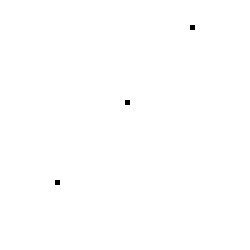
#> input picture 3.png, 50 x 50 px (shown 5 times larger)
$ jupyter execute presentation.ipynb   (shell and % lines are left out)
#> lines starting #> are read from the running program, lines starting #| are printed output that depends on the picture; after the words box and inside, x2 and y2 are one past the last pixel; in counts of white or black regions, pixels touching at a corner belong together
#> further down, frame is the input picture: shape (50, 50, 3); 99.9% white; black in thin lines or dots, all inside (x1, y1, x2, y2) = (11, 5, 39, 37)
# Détection des limites de la route

[cell 1]
import numpy as np
import cv2
import matplotlib.pyplot as plt
import time
import warnings

On cherche à détecter les bords de route sur une caméra embarquée dans un véhicule :

## Transformée de Hough

Transformation vers un espace simplifiant la détection de droites dans une image
### Représentation d'une droite
Une droite peut être représentée soit par :
\begin{align}
y = a.x + b
\end{align}
Soit par :
$$\rho = x.cos(\theta)+y.sin(\theta)$$

__Idée__ : Tester toutes les droites possibles sur l'image pour chaque pixel noir et stocker les paramètres $(\rho, \theta)$ correspondant dans une matrice.

[cell 2]
def multi_droite(img_bin, theta_res=1, rho_res=1):
#> called with theta_res = 1, rho_res = 1
    theta = np.linspace(0, 180, np.ceil(180 / theta_res))

    row, col = img_bin.shape
#> row = 50; col = 50
    fig = plt.figure()
    ax = fig.add_subplot(121)
    ax2 = fig.add_subplot(122)
    ax2.imshow(img_bin, 'gray')
    ax2.set_title("Image d'origine")
    plt.ion()
    ax.set_title("Droites")
    fig.show()
    fig.canvas.draw()
    Dmax = np.sqrt(row ** 2 + col ** 2)
#> Dmax = 70.71
    rho = np.linspace(0, Dmax, np.ceil(Dmax / rho_res))
#> rho = 71 values from 0 to 70.71
    cpt = 0
    for i in range(row):
        for j in range(col):
            if img_bin[i, j]:
                for k in range(len(theta)):

                    rhoVal = i * np.cos(theta[k] * np.pi / 180) + j * np.sin(theta[k] * np.pi / 180)

                    x = int((rhoVal - np.sin(theta[k] * np.pi / 180) * 100) / np.cos(theta[k] * np.pi / 180))

                    cdst = img_bin.copy()
                    cv2.line(cdst, (j, i), (x, 100), 255, 1)

                    cpt +=1
                    if cpt == 10:
                        cpt = 0
                        ax.imshow(cdst, "gray")
                        fig.canvas.draw()
                        time.sleep(0.5)
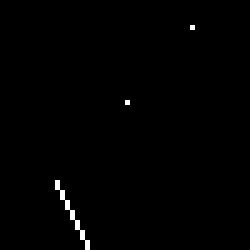
#> cdst: shape (50, 50) (shown 5 times larger); 0.64% white in thin lines or dots, all inside (x1, y1, x2, y2) = (11, 5, 39, 50)
#> after the loop, cpt = 0

[cell 3]
frame = cv2.imread("3.png", cv2.IMREAD_COLOR)

img_gray = cv2.cvtColor(frame, cv2.COLOR_BGR2GRAY)

img_edge = cv2.threshold(img_gray, 127, 255, cv2.THRESH_BINARY_INV)[1]
warnings.filterwarnings('ignore')
multi_droite(img_edge)
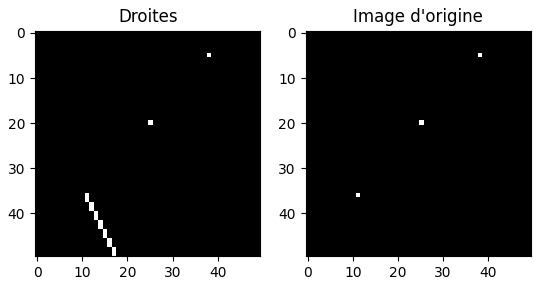
#> figure drawn by matplotlib, 2 panels
